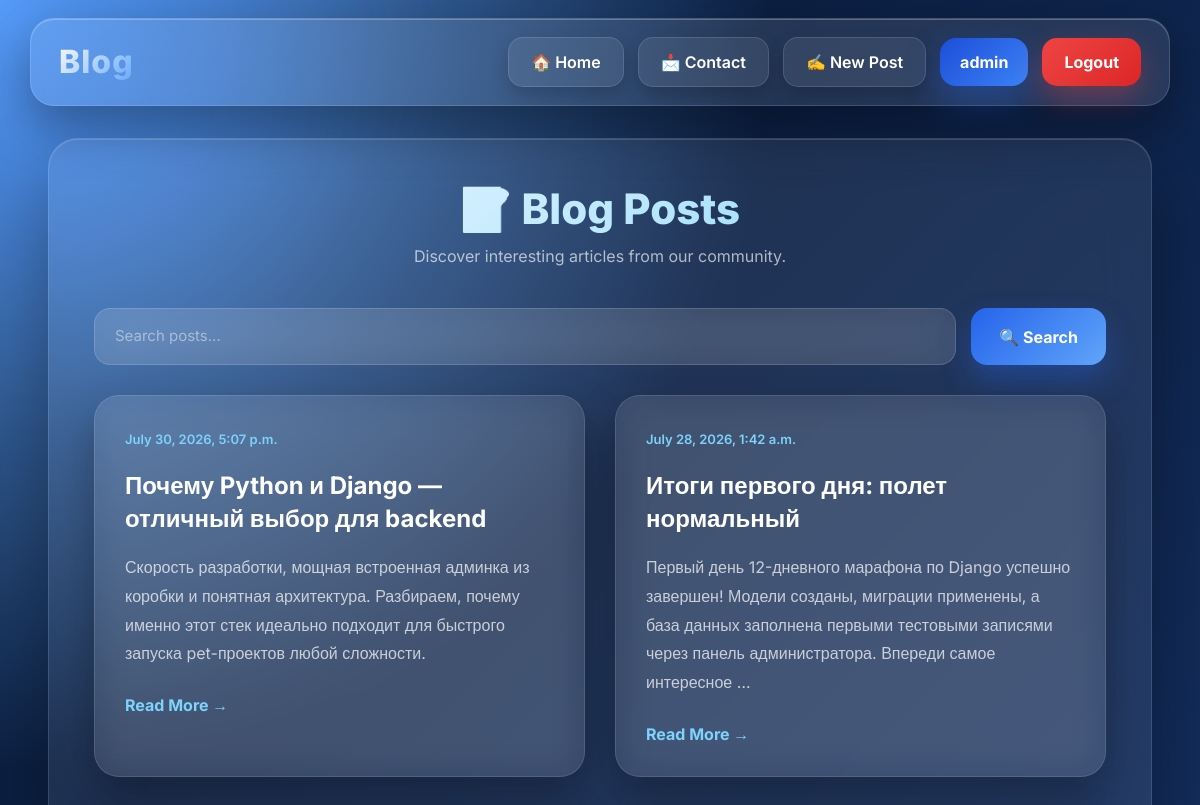
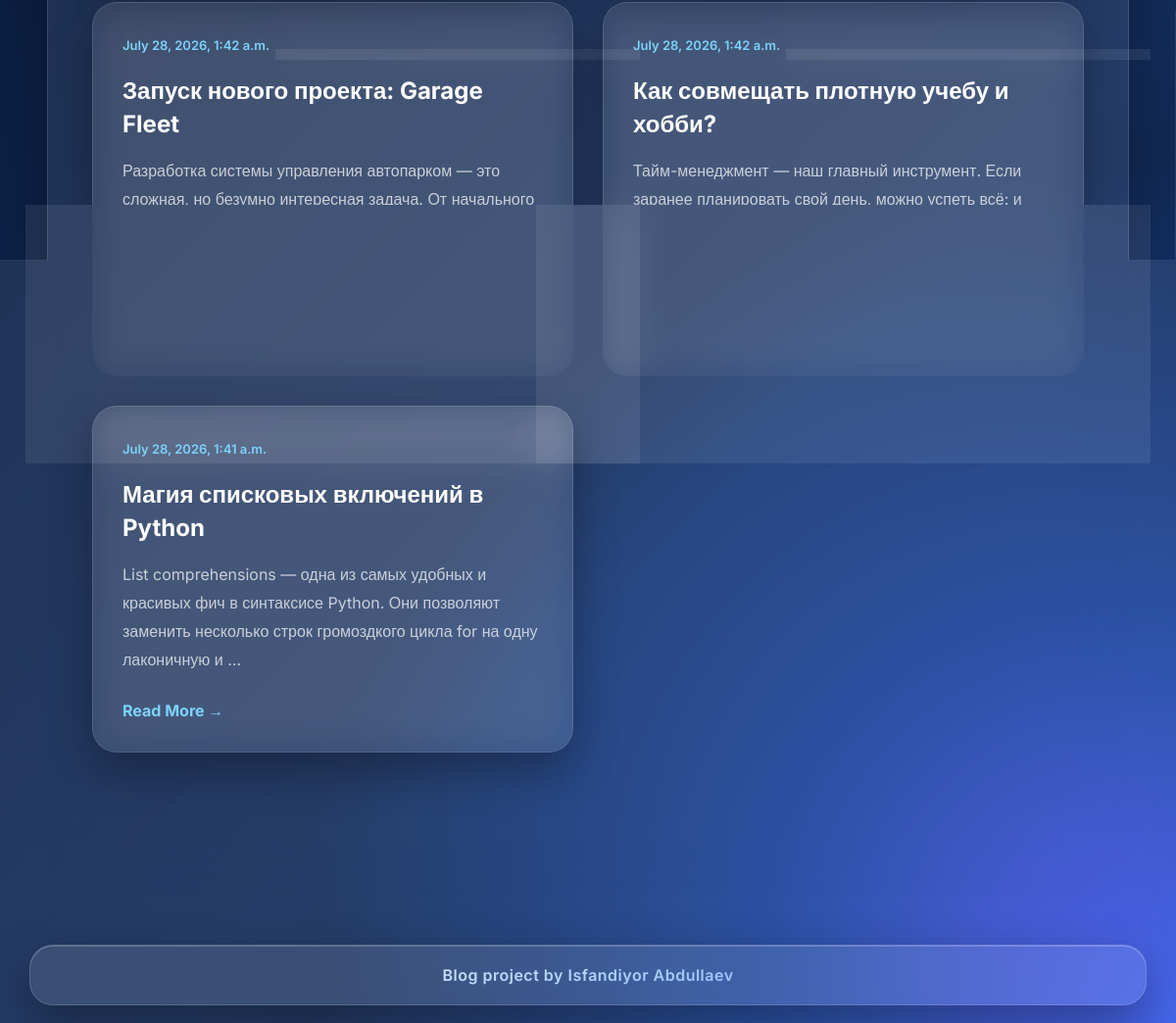
The app's page / (signed in) with its own data (2 pictures, top to bottom).
### blog/models.py (models this page shows, shortened)
class Post(models.Model):
    title = models.CharField(max_length=200)
    content = models.TextField()
    created_at = models.DateTimeField(auto_now_add=True)

### blog/views.py (the view)
# urls.py: path('', views.post_list, name='post_list'),
def post_list(request):
    query = request.GET.get('q', '')
    posts = Post.objects.all().order_by('-created_at')
    if query:
        posts = posts.filter(Q(title__icontains=query) | Q(content__icontains=query))
    count = posts.count()  # Количество найденных (День 7)
    paginator = Paginator(posts, 5)
    page_number = request.GET.get('page')
    page_obj = paginator.get_page(page_number)
    return render(request, 'blog/post_list.html', {
        'page_obj': page_obj,
        'q': query,
        'count': count
    })

### templates/blog/post_list.html (shortened to what this page needs)
{% extends 'base.html' %}
{% block content %}
<div class="posts-container">
    <div class="page-header">
        <h2>📝 Blog Posts</h2>
        <p>Discover interesting articles from our community.</p>
    </div>
    <form method="get" class="search-form">
        <input type="text" name="q" value="{{ q }}" placeholder="Search posts...">
        <button type="submit">🔍 Search</button>
    </form>
    <div class="posts-grid">
        {% for post in page_obj %}
        <div class="post-card">
            <div class="card-top">
                <span class="date">{{ post.created_at }}</span>
            </div>
            <h3>
                <a href="{% url 'post_detail' post.pk %}">
                    {{ post.title }}
                </a>
            </h3>
            <p>
                {{ post.content|truncatewords:25 }}
            </p>
            <a href="{% url 'post_detail' post.pk %}" class="read-more">
                Read More →
            </a>
        </div>
        {% empty %}
        <div class="empty-card">
            <h3>No posts found 😔</h3>
            <p>Try another search.</p>
        </div>
        {% endfor %}
    </div>
    <div class="pagination">
        <span>
        </span>
        {% if page_obj.has_next %}
        <a href="?page={{ page_obj.next_page_number }}{% if q %}&q={{ q }}{% endif %}">
        </a>
        {% endif %}
    </div>
</div>
{% endblock %}

### templates/base.html (shortened to what this page needs)
<!DOCTYPE html>
<html lang="en">
<head>
    <link href="https://cdn.jsdelivr.net/npm/bootstrap@5.3.3/dist/css/bootstrap.min.css" rel="stylesheet">
</head>
<body>
    <nav class="navbar-custom">
        <div class="navbar-container">
            <a href="{% url 'post_list' %}" class="logo">
                Blog
            </a>
            <div class="nav-links">
                <a href="{% url 'post_list' %}">🏠 Home</a>
                <a href="{% url 'contact' %}">📩 Contact</a>
                {% if user.is_authenticated %}
                    <a href="{% url 'post_create' %}">✍️ New Post</a>
                    <span class="username">
                        {{ user.username }}
                    </span>
                    <form action="{% url 'logout' %}" method="post" style="display:inline;">
                        <button class="logout-btn" type="submit">
                            Logout
                        </button>
                    </form>
                {% else %}
                    <a href="{% url 'login' %}">Login</a>
                    <a href="{% url 'register' %}">Register</a>
                {% endif %}
            </div>
        </div>
    </nav>
    <div class="content">
        {% block content %}
        {% endblock %}
    </div>
    <footer class="footer-custom">
        <div class="footer-text">
            Blog project by Isfandiyor Abdullaev
        </div>
    </footer>
</body>
</html>

### templates/base.html (style rules this page uses)
* { margin: 0; padding: 0; box-sizing: border-box; font-family: 'Inter', sans-serif; }
body { min-height: 100vh; overflow-x: hidden; color: #eef4ff; background: radial-gradient(circle at top left, #60a5fa 0%, transparent 35%), radial-gradient(circle at bottom right, #2563eb 0%, transparent 40%), linear-gradient(135deg, #06172f, #0d2248, #132d5c, #09172f); background-attachment: fixed; position: relative; display: flex; flex-direction: column; }
body::before, body::after { content: ""; position: fixed; width: 420px; height: 420px; border-radius: 50%; filter: blur(90px); z-index: -2; }
body::before { top: -120px; left: -120px; background: #3b82f6; opacity: .35; }
body::after { bottom: -120px; right: -120px; background: #7c3aed; opacity: .25; }
.navbar-custom { position: sticky; top: 18px; width: 95%; margin: auto; z-index: 1000; background: rgba(255, 255, 255, .10); backdrop-filter: blur(24px); -webkit-backdrop-filter: blur(24px); border: 1px solid rgba(255, 255, 255, .15); border-radius: 24px; box-shadow: 0 20px 50px rgba(0, 0, 0, .35), inset 0 1px rgba(255, 255, 255, .25); }
.navbar-container { max-width: 1400px; margin: auto; padding: 18px 28px; display: flex; justify-content: space-between; align-items: center; flex-wrap: wrap; }
.logo { font-size: 32px; font-weight: 800; letter-spacing: 1px; text-decoration: none; background: linear-gradient(135deg, #ffffff, #60a5fa); -webkit-background-clip: text; -webkit-text-fill-color: transparent; transition: .35s; }
.nav-links { display: flex; gap: 14px; align-items: center; flex-wrap: wrap; }
.nav-links a { color: white; text-decoration: none; padding: 12px 22px; border-radius: 15px; font-weight: 600; background: rgba(255, 255, 255, .08); border: 1px solid rgba(255, 255, 255, .12); transition: .35s; box-shadow: 0 8px 18px rgba(0, 0, 0, .18); }
.username { padding: 12px 20px; border-radius: 16px; background: linear-gradient(135deg, #1d4ed8, #3b82f6); color: white; font-weight: 700; box-shadow: 0 15px 35px rgba(37, 99, 235, .35); }
.logout-btn { border: none; padding: 12px 22px; border-radius: 15px; background: linear-gradient(135deg, #ef4444, #dc2626); color: white; font-weight: 700; cursor: pointer; transition: .35s; box-shadow: 0 12px 30px rgba(239, 68, 68, .35); }
.content { width: min(1300px, 92%); margin: 50px auto; padding: 45px; flex-grow: 1; background: rgba(255, 255, 255, .08); backdrop-filter: blur(24px); border-radius: 30px; border: 1px solid rgba(255, 255, 255, .12); box-shadow: 0 35px 80px rgba(0, 0, 0, .35), inset 0 1px rgba(255, 255, 255, .18); animation: show .8s ease; }
.footer-custom { width: 95%; margin: 0 auto 18px auto; padding: 18px 28px; background: rgba(255, 255, 255, .10); backdrop-filter: blur(24px); -webkit-backdrop-filter: blur(24px); border: 1px solid rgba(255, 255, 255, .15); border-radius: 24px; box-shadow: 0 20px 50px rgba(0, 0, 0, .35), inset 0 1px rgba(255, 255, 255, .25); text-align: center; }
.footer-text { font-size: 16px; font-weight: 600; letter-spacing: 0.5px; background: linear-gradient(135deg, #ffffff, #60a5fa); -webkit-background-clip: text; -webkit-text-fill-color: transparent; }

### records on screen
Post: created_at "July 30, 2026, 5:07 p.m.", title "Почему Python и Django — отличный выбор для backend", content "Скорость разработки, мощная встроенная админка из коробки и понятная архитектура. Разбираем, почему именно этот стек идеально подходит для быстрого запуска pet-проектов любой сложности."
Post: created_at "July 28, 2026, 1:42 a.m.", title "Итоги первого дня: полет нормальный", content "Первый день 12-дневного марафона по Django успешно завершен! Модели созданы, миграции применены, а база данных заполнена первыми тестовыми записями через панель администратора. Впереди самое интересное …"
Post: created_at "July 28, 2026, 1:42 a.m.", title "Запуск нового проекта: Garage Fleet", content "Разработка системы управления автопарком — это сложная, но безумно интересная задача. От начального проектирования архитектуры базы данных до финального красивого анонса в Telegram-канале с описанием …"
Post: created_at "July 28, 2026, 1:42 a.m.", title "Как совмещать плотную учебу и хобби?", content "Тайм-менеджмент — наш главный инструмент. Если заранее планировать свой день, можно успеть всё: и подготовиться к важным экзаменам, и написать пару новых фич для веб-проекта, …"
Post: created_at "July 28, 2026, 1:41 a.m.", title "Магия списковых включений в Python", content "List comprehensions — одна из самых удобных и красивых фич в синтаксисе Python. Они позволяют заменить несколько строк громоздкого цикла for на одну лаконичную и …"

### other values on screen
{{ user.username }} "admin"
